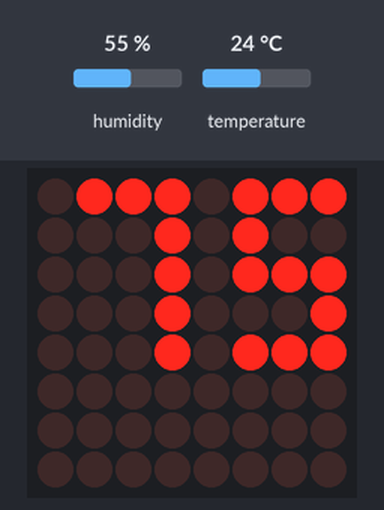
Simulated run of this sketch. Board: Arduino Uno, built with avr-gcc and run on an emulated ATmega328P. Parts: 8×8 LED matrix. Inputs (shaded band) come from the test bench; at power-on: temperature 24 °C, humidity 55 %.

Above: at 6.8 s.
6.9 s: temperature set to 12 °C
At 10.5 s:
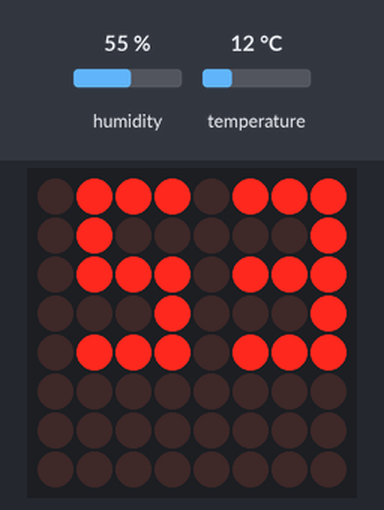
12.3 s: temperature set to 19 °C
At 14.7 s:
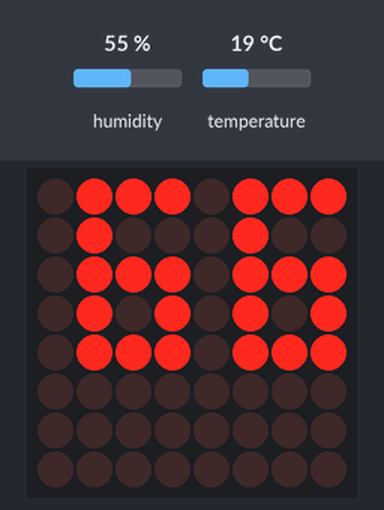
17.7 s: temperature set to 28 °C
At 19.0 s:
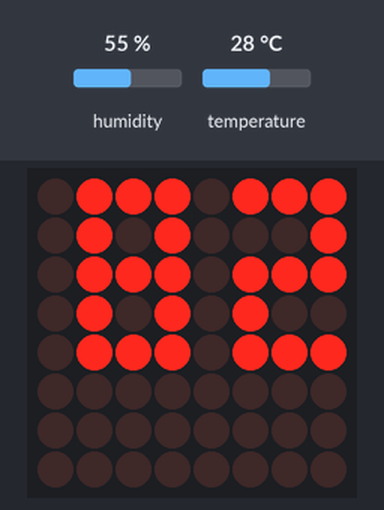
23.1 s: temperature set to 33 °C
At 27.4 s:
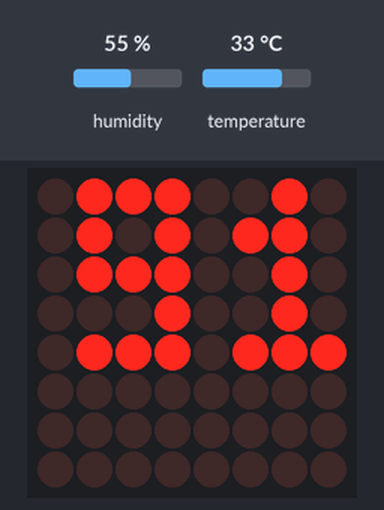
28.5 s: temperature set to 41 °C
At 30.5 s:
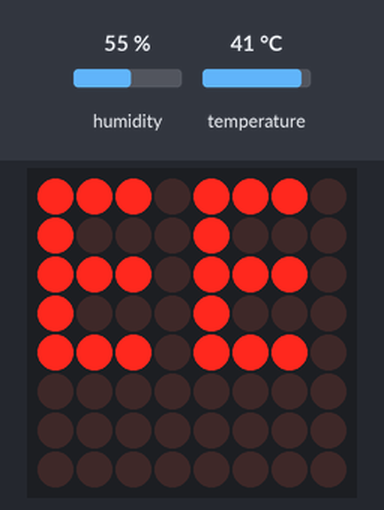
33.9 s: temperature set to 3 °C
At 34.8 s:
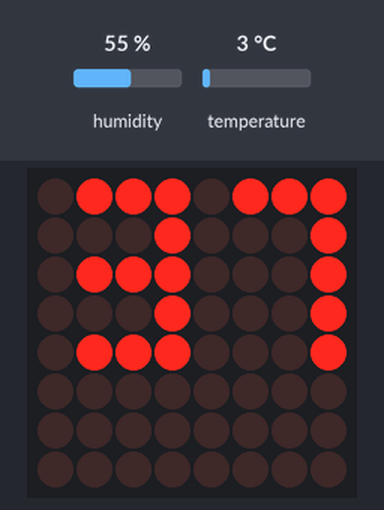
Timing chart, 0 to 36.9 s (numbered marks = the images above; inputs shaded):
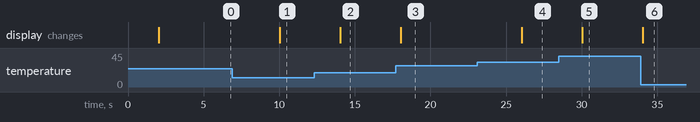

The sketch:

day1.ino
```cpp
#include <LedControl.h>
#include <DHT.h>

// MAX7219 Configuration (DIN to 12, CLK to 11, CS to 10)
LedControl lc = LedControl(12, 11, 10, 1);

// DHT11 Configuration (DATA to Pin 2)
#define DHTPIN 2
#define DHTTYPE DHT11
DHT dht(DHTPIN, DHTTYPE);

// Custom 3x5 font pixel maps for numbers 0-9
const byte numFont[10][5] = {
  {0b111, 0b101, 0b101, 0b101, 0b111}, // 0
  {0b010, 0b110, 0b010, 0b010, 0b111}, // 1
  {0b111, 0b001, 0b111, 0b100, 0b111}, // 2
  {0b111, 0b001, 0b111, 0b001, 0b111}, // 3
  {0b101, 0b101, 0b111, 0b001, 0b001}, // 4
  {0b111, 0b100, 0b111, 0b001, 0b111}, // 5
  {0b111, 0b100, 0b111, 0b101, 0b111}, // 6
  {0b111, 0b001, 0b001, 0b001, 0b001}, // 7
  {0b111, 0b101, 0b111, 0b101, 0b111}, // 8
  {0b111, 0b101, 0b111, 0b001, 0b111}  // 9
};

// Timing variables
unsigned long lastSensorUpdate = 0;
unsigned long heatTimerStart = 0;
bool inHeatWarning = false;

// Threshold configuration
const float TEMP_THRESHOLD = 90.0;       // Threshold in Fahrenheit
const unsigned long TIME_PER_DOT = 120000; // 2 minutes in milliseconds (120,000 ms)

void setup() {
  // Initialize Matrix Display
  lc.shutdown(0, false);
  lc.setIntensity(0, 4);
  lc.clearDisplay(0);

  // Initialize DHT11 Sensor
  dht.begin();
}

void loop() {
  unsigned long currentMillis = millis();

  // Read sensor and update display every 2 seconds
  if (currentMillis - lastSensorUpdate >= 2000) {
    lastSensorUpdate = currentMillis;

    // Read temperature directly as Fahrenheit
    float t = dht.readTemperature(true);

    // Error handling: if communication fails, show 'E E'
    if (isnan(t) || t < 0 || t > 99) {
      lc.clearDisplay(0);
      lc.setRow(0, 0, 0b11101110);
      lc.setRow(0, 1, 0b10001000);
      lc.setRow(0, 2, 0b11101110);
      lc.setRow(0, 3, 0b10001000);
      lc.setRow(0, 4, 0b11101110);
      return;
    }

    // --- Heat Stroke Timer Logic ---
    if (t >= TEMP_THRESHOLD) {
      if (!inHeatWarning) {
        // Just entered high heat, start the exposure clock
        heatTimerStart = currentMillis;
        inHeatWarning = true;
      }
    } else {
      // Temperature dropped back to normal, reset exposure clock
      inHeatWarning = false;
      heatTimerStart = 0;
    }

    // Calculate how many warning dots should light up on the bottom row (0 to 8)
    int dotsToLight = 0;
    if (inHeatWarning) {
      unsigned long totalElapsedTime = currentMillis - heatTimerStart;
      dotsToLight = totalElapsedTime / TIME_PER_DOT;
      if (dotsToLight > 8) dotsToLight = 8; // Cap at the full 8 dots
    }

    // Convert the number of dots into a binary row byte (e.g., 3 dots = 0b11100000)
    byte bottomRowPattern = 0;
    for (int i = 0; i < dotsToLight; i++) {
      bottomRowPattern |= (1 << (7 - i));
    }

    // --- Render Display ---
    int fahrenheit = (int)t;
    int tens = fahrenheit / 10;
    int ones = fahrenheit % 10;

    lc.clearDisplay(0);

    // Draw temperature on rows 0-4
    for (int row = 0; row < 5; row++) {
      byte rowPattern = (numFont[tens][row] << 4) | numFont[ones][row];
      lc.setRow(0, row, rowPattern);
    }

    // Draw the warning progress bar on the very bottom row (Row 7)
    lc.setRow(0, 7, bottomRowPattern);
  }
}
```

Measured:
- after the input at 6.9 s, the display: changes after 3.1 s (image 1)
- after the input at 12.3 s, the display: changes after 1.7 s (image 2)
- after the input at 17.7 s, the display: changes after 0.33 s (image 3)
- after the input at 23.1 s, the display: changes after 2.9 s (image 4)
- after the input at 28.5 s, the display: changes after 1.5 s (image 5)
- after the input at 33.9 s, the display: changes after 0.13 s (image 6)
